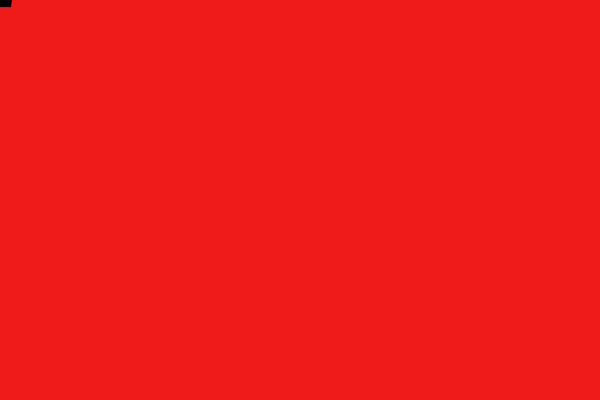
Frame 1 (no input)
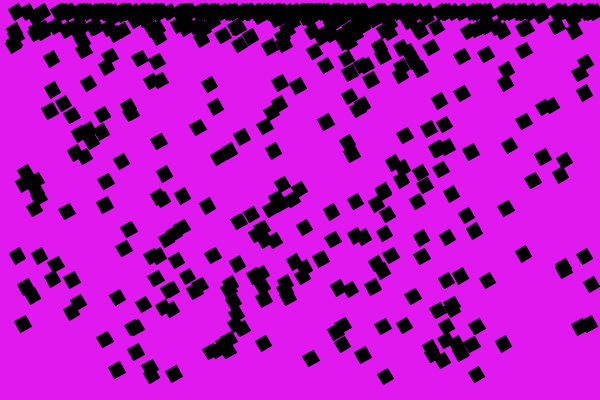
Frame 60 (the mouse pressed at the canvas centre just before this capture)
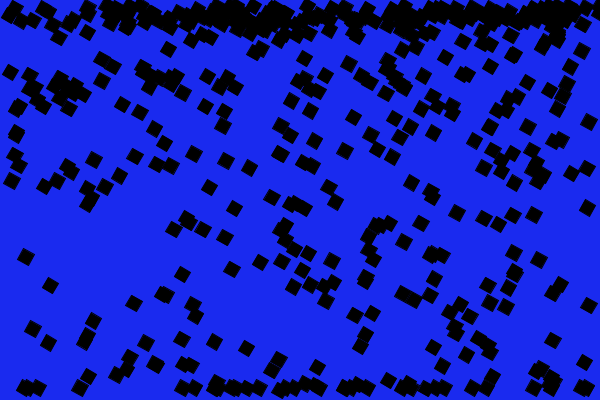
Frame 120 (the mouse held since frame 60 and released just before this capture)

The Processing sketch that drew these frames (run headless with seeded random() and noise(); from frame 60 on, the mouse is pressed at the canvas centre):

// Processing sketch: processing_13134
// ── processing_13134.pde

/*Flashing & Random!
By: Caroline Sievers
September 29th, 2010*/

float bcolor;
float x, y;
float speedX, speedY, gravity, damping, friction;
float radius;
float fillCol;
int rectCount = 500;
float[] xs = new float[rectCount];
float[] ys = new float[rectCount];
float[] speedXS = new float[rectCount];
float[] speedYS = new float[rectCount];
float[] gravityS = new float[rectCount];
float[] dampingS = new float[rectCount];
float[] frictionS = new float[rectCount];
float[] radiusS = new float[rectCount];


void setup(){
  size(600, 400);
  speedX = 3.2;
  speedY = 0.0;
  gravity = 0.2;
  damping = 0.8;
  friction = 0.75;
  radius = 40;
  rectMode(CENTER);
  
  for (int i=0; i<rectCount; i++) { 
    speedXS[i] = random(-5, 5);
    gravityS[i] = random(-.2, .2);
    dampingS[i] = random(.9);
    frictionS[i] = random(.9);
    radiusS[i] = random(6, 6);
  }
}

void draw(){
  colorMode(HSB, 359, 99, 99);
  background(bcolor, 88, 93);
  bcolor ();
  move();
  collide();
}


void bcolor() {
  if (bcolor > 359) {
    bcolor = 0;
  } 
  if (bcolor >= 0) {
    bcolor += 5;
  }
}

void move() {
  for (int i=0; i<rectCount; i++) {
    xs[i] += speedXS[i];
    speedYS[i] += gravityS[i];
    ys[i] += speedYS[i];

    pushMatrix();
    translate(xs[i], ys[i]);
    rotate(radians(frameCount));
    smooth();
    fill(0);
    rect(0, 0, radiusS[i]*2, radiusS[i]*2);
    popMatrix();
  }
}

void collide() {
  for (int i=0; i<rectCount; i++) {
    if (xs[i] > width-radiusS[i]*2) {
      xs[i] = width-radiusS[i]*2;
      speedXS[i] *= -1.5;
    } 
    else if (xs[i] < radiusS[i]*2) {
      xs[i] = radiusS[i]*2;
      speedXS[i] *= -1.5;
    }

    if (ys[i] > height-radiusS[i]*2) {
      ys[i] = height-radiusS[i]*2;
      speedYS[i] *= -2;
      speedYS[i] *= dampingS[i];
      speedXS[i] *= frictionS[i];
    } 
    else if (ys[i] < radiusS[i]*2) {
      ys[i] = radiusS[i]*2;
      speedYS[i] *= -2;
    }
  }
}
